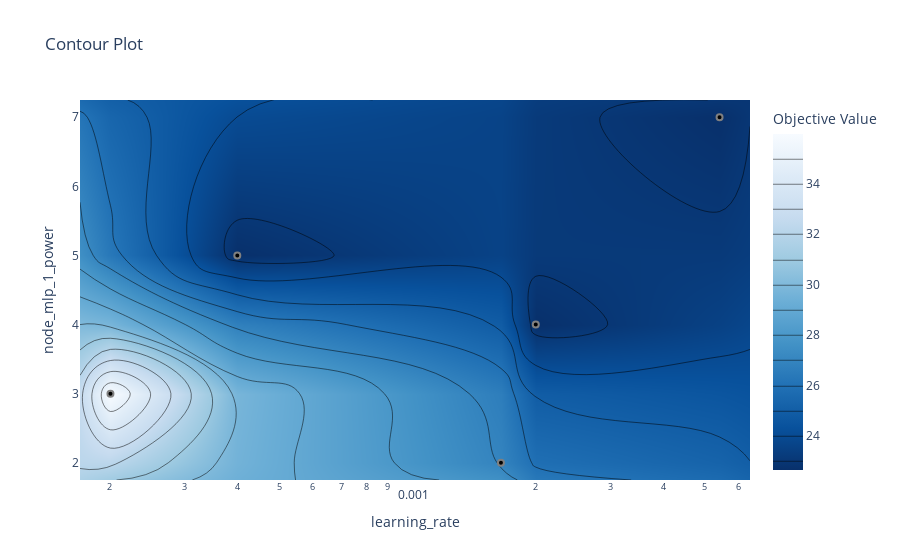

Notebook code for this chart:
### Code cell
# plot the estimated accuracy surface over hyperparameters:
fig = optuna.visualization.plot_contour(study3, params=['learning_rate', 'node_mlp_1_power'])
fig.show()

### Figure 1 — Plotly figure (JSON) as saved in the notebook; plotly's stock layout.template omitted (floating-point values rounded to 4 significant figures)
{"data": [{"colorbar": {"title": {"text": "Objective Value"}}, "colorscale": [[0, "rgb(247,251,255)"], [0.125, "rgb(222,235,247)"], [0.25, "rgb(198,219,239)"], [0.375, "rgb(158,202,225)"], [0.5, "rgb(107,174,214)"], [0.625, "rgb(66,146,198)"], [0.75, "rgb(33,113,181)"], [0.875, "rgb(8,81,156)"], [1, "rgb(8,48,107)"]], "connectgaps": true, "contours": {"coloring": "heatmap"}, "hoverinfo": "none", "line": {"smoothing": 1.3}, "reversescale": true, "type": "contour", "x": [0.0001703, 0.0002008, 0.0003987, 0.00166, 0.002004, 0.005416, 0.006387], "y": [1.75, 2, 3, 4, 5, 7, 7.25], "z": [[null, null, null, null, null, null, null], [null, null, null, 26.93, null, null, null], [null, 35.97, null, null, null, null, null], [null, null, null, null, 22.66, null, null], [null, null, 22.66, null, null, null, null], [null, null, null, null, null, 22.66, null], [null, null, null, null, null, null, null]]}, {"marker": {"color": "black", "line": {"color": "Grey", "width": 2}}, "mode": "markers", "showlegend": false, "type": "scatter", "x": [0.002004, 0.0002008, 0.0003987, 0.00166, 0.005416], "y": [4, 3, 5, 2, 7]}], "layout": {"title": {"text": "Contour Plot"}, "xaxis": {"range": [-3.769, -2.195], "title": {"text": "learning_rate"}, "type": "log"}, "yaxis": {"range": [1.75, 7.25], "title": {"text": "node_mlp_1_power"}}}}
